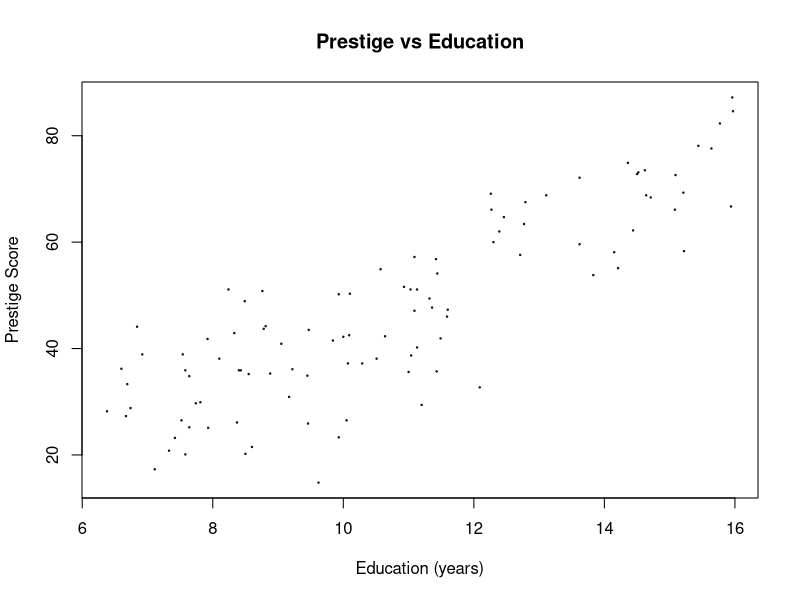
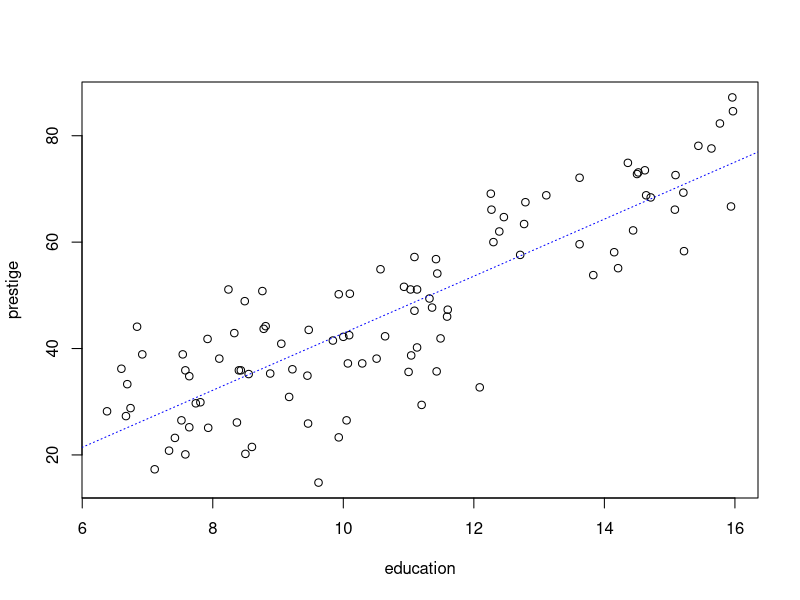
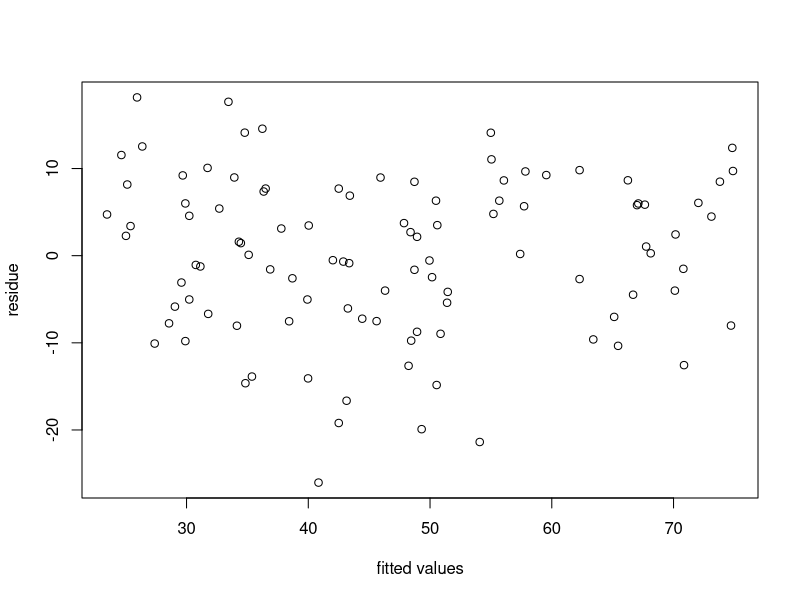
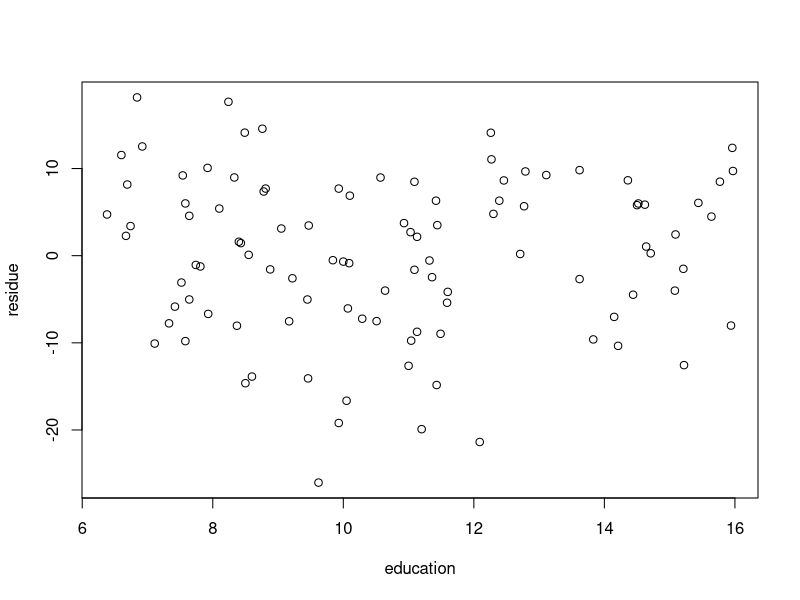
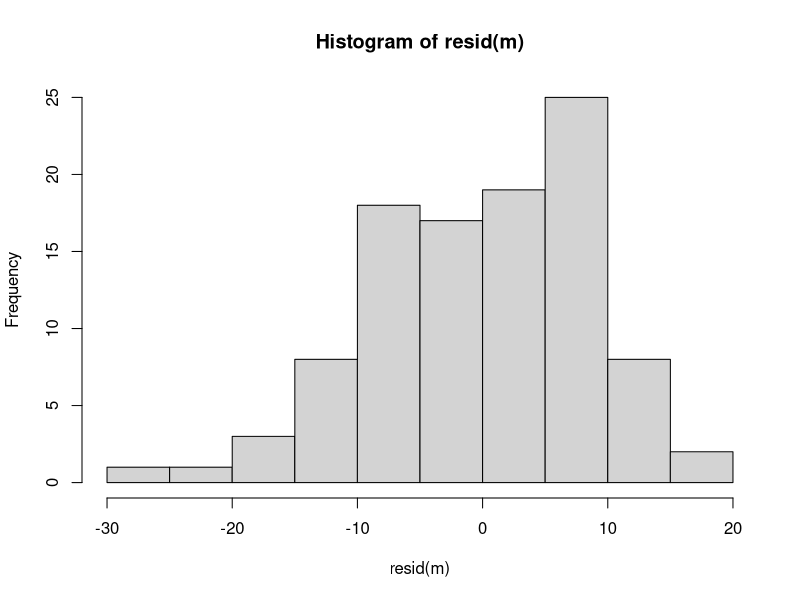
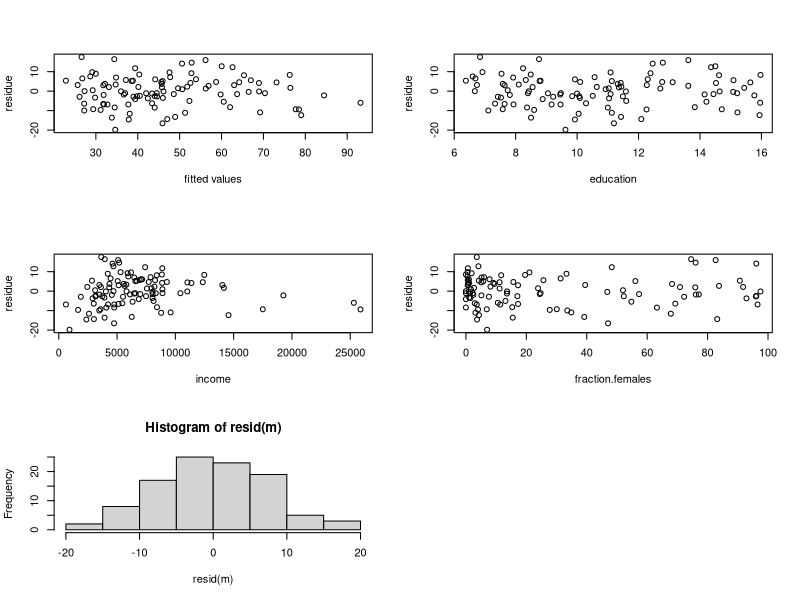
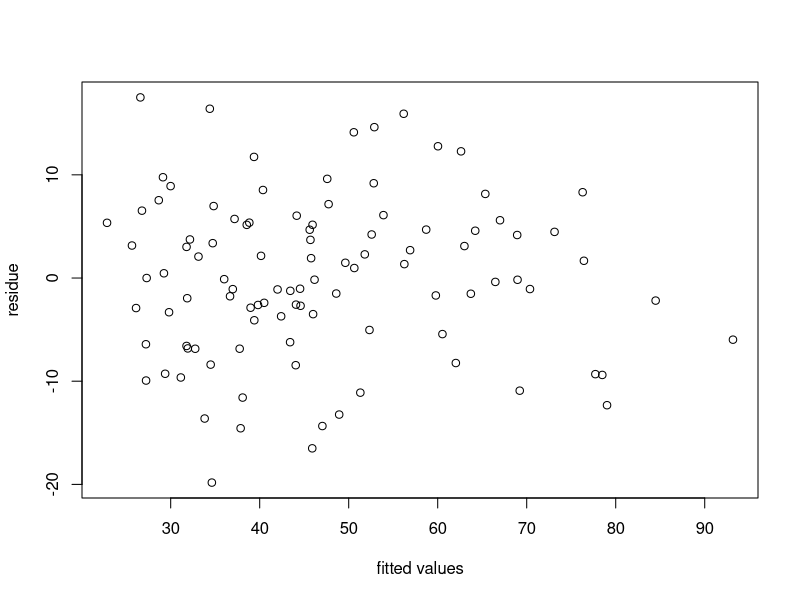
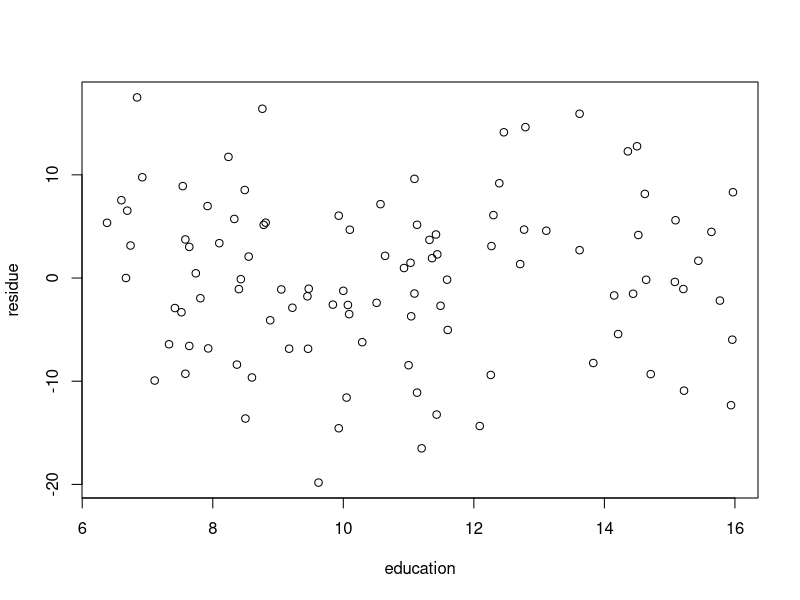

Write the R code that produced these figures, in order.
library(plyr)
setwd("/Users/anthony.valencia/met/cs555/assignments/04/")

# (1) Save the data to excel or CSV file and read into R for analysis.  (1 point)
occupations <- read.csv("occupations.csv")
occupations <- rename(
  occupations,
  c(
    "Occupational.Title"="occupation",
    "Education.Level..years."="education",
    "Income...."="income",
    "Percent.of.Workforce.that.are.Women"="fraction.females",
    "Prestige.Score"="prestige"
    )
  )
occupations



# (2) To get a sense of the data, generate a scatterplot to examine the association between
#     prestige score and years of education.  Briefly describe the form, direction, and
#     strength of the association between the variables.  Calculate the correlation.  (3 points)
plot(
  occupations$education,
  occupations$prestige,
  main="Prestige vs Education",
  xlab="Education (years)",
  ylab="Prestige Score",
  cex=0.2
)
# form: linear.  points tend toward a straight line pattern
# direction: there is a positive association between education and prestige
# strength of association: points tend to follow a clear pattern, and are thus strongly associated
cor(
  occupations$education,
  occupations$prestige
  )
# 0.8501769; education is very strongly correlated to prestige score



# (3) Perform a simple linear regression.  Generate a residual plot.  Assess whether the model
#     assumptions are met.  Are there any outliers or influence points?  If so, identify them
#     by ID and comment on the effect of each on the regression. (4 points)
# simple linear regression line
education.bar <- mean(occupations$education)
education.sd <- sd(occupations$education)
prestige.bar <- mean(occupations$prestige)
prestige.sd <- sd(occupations$prestige)
r <- cor(occupations$education, occupations$prestige)
beta1 <- r*prestige.sd/education.sd
beta1
# 5.360878
beta0 <- prestige.bar - beta1*education.bar
beta0
# -10.73198
# y = -10.73198 + 5.360878*x

# plot
m <- lm(occupations$prestige~occupations$education)
plot(
  occupations$education,
  occupations$prestige,
  axes=TRUE,
  frame.plot=TRUE,
  xlab='education',
  ylab='prestige'
  )
abline(m, lty=3, col="blue")

# residual plot
plot(
  fitted(m),
  resid(m),
  axes=TRUE,
  frame.plot=TRUE,
  xlab='fitted values',
  ylab='residue'
  )
plot(
  occupations$education,
  resid(m),
  axes=TRUE,
  frame.plot=TRUE,
  xlab='education',
  ylab='residue'
)
hist(resid(m))

# assumptions:
# relationship is linear
# observations are independent
# the variation of prestige around education is constant
# residuals are normally distributed

# outliers / influence points
boxplot.stats(occupations$prestige)$out
# there are no outliers in the data set as there is nothing exceptionally large in the y direction.
boxplot.stats(occupations$education)$out
# there are no influencing points with regard to education as there is nothing outlying in x.



# (4) Calculate the least squares regression equation that predicts prestige from education,
#     income and percentage of women.  Formally test whether the set of these predictors are
#     associated with prestige at the alpha=0.05 level.  (4 points)
m <- lm(occupations$prestige~occupations$education+occupations$income+occupations$fraction.females)
lm(formula = occupations$prestige ~ occupations$education + occupations$income + occupations$fraction.females)
# Intercept: -6.794334
# education: 4.186637
# income: 0.001314  
# fraction.females: -0.008905 
# y.hat = -6.794334 + 4.186637*education + 0.001314*income - 0.008905*fraction.females

k <- 3
n <- nrow(occupations)
reg.df <- k
res.df <- n - k - 1

total.ss <- sum((occupations$prestige - mean(occupations$prestige))^2)
reg.ss <- sum((fitted(m) - mean(occupations$prestige))^2)
resi.ss <- sum((occupations$prestige-fitted(m))^2)

qf(0.95, df1=reg.df, df2=res.df)
# 2.697423; reject if H0 >= 2.697423

f.statistic <- (reg.ss/reg.df)/(resi.ss/res.df)
f.statistic
# 129.1917

p.value <- 1-pf(f.statistic, df1=reg.df, df2=res.df)
p.value
# 0
# 129.1917 >= 2.697423.  There is significant evidence at the alpha=0.05 level that
# beta.education, beta.income, beta.fraction.females all do not equal 0.  That is,
# there is evidence of a linear association between prestige and education and/or income
# and/or fraction.females (here p<0.001).

R2 <- reg.ss/total.ss
R2
# 0.7981775



# (5) If the overall model was significant, summarize the information about the contribution
#     of each variable separately at the same significance level as used for the overall model
#     (no need to do a formal 5-step procedure for each one, just comment on the results of the
#     tests).  Provide interpretations for any estimates that were significant.   Calculate 95%
#     confidence intervals where appropriate. (4 points)
# The model is significant.
summary(m)
#                                  Estimate Std. Error t value Pr(>|t|)    
#   (Intercept)                  -6.7943342  3.2390886  -2.098   0.0385 *  
#   occupations$education         4.1866373  0.3887013  10.771  < 2e-16 ***
#   occupations$income            0.0013136  0.0002778   4.729 7.58e-06 ***
#   occupations$fraction.females -0.0089052  0.0304071  -0.293   0.7702  
qt(0.95, res.df)
# 1.660551
# reject H0 if |t| >= 1.660551
# reject education since 10.771 >= 1.660551
# reject income since 4.729 >= 1.660551
# do not reject fraction of females since 0.293 < 1.660551

# (6) Generate a residual plot showing the fitted values from the regression against the residuals.
#     Is the fit of the model reasonable? (2 points)
m <- lm(occupations$prestige~occupations$education+occupations$income+occupations$fraction.females)
summary(m)
resid(m)
par(mfrow=c(3,2))
plot(fitted(m), resid(m), axes=TRUE, frame.plot=TRUE, xlab='fitted values', ylab='residue')
plot(occupations$education, resid(m), axes=TRUE, frame.plot=TRUE, xlab='education', ylab='residue')
plot(occupations$income, resid(m), axes=TRUE, frame.plot=TRUE, xlab='income', ylab='residue')
plot(occupations$fraction.females, resid(m), axes=TRUE, frame.plot=TRUE, xlab='fraction.females', ylab='residue')
hist(resid(m))
# from the distribution of points in each residual plot, we can conclude that the fit of the model is reasonable.



# (7) Are there any outliers or influence points?  (2 points)
# Outliers in the y-direction tend to have large residuals.
# Outliers in the x-direction may or may not have large residuals but have the potential to be influential.
par(mfrow=c(1,1))
plot(fitted(m), resid(m), axes=TRUE, frame.plot=TRUE, xlab='fitted values', ylab='residue')
boxplot.stats(occupations$prestige)$out
# there are no outliers in the data set as there is nothing exceptionally large in the y direction.

plot(occupations$education, resid(m), axes=TRUE, frame.plot=TRUE, xlab='education', ylab='residue')
boxplot.stats(occupations$education)$out
# there are no influencing points with regard to education as there is nothing outlying in x.

plot(occupations$income, resid(m), axes=TRUE, frame.plot=TRUE, xlab='income', ylab='residue')
boxplot.stats(occupations$income)$out
# there are influencing points with regard to income 25879 19263 25308 14558 17498

plot(occupations$fraction.females, resid(m), axes=TRUE, frame.plot=TRUE, xlab='fraction.females', ylab='residue')
boxplot.stats(occupations$fraction.females)$out
# there are no influencing points with regard to fraction of females as there is nothing outlying in x.

